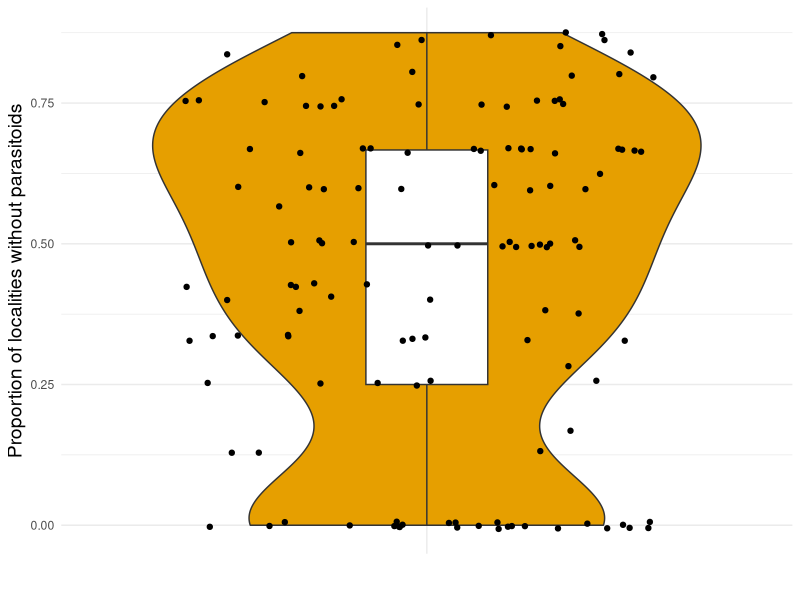
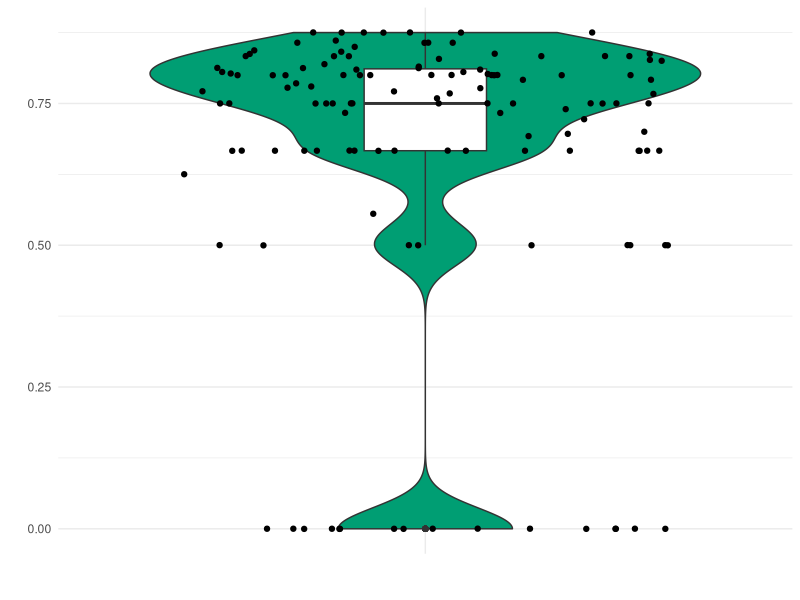
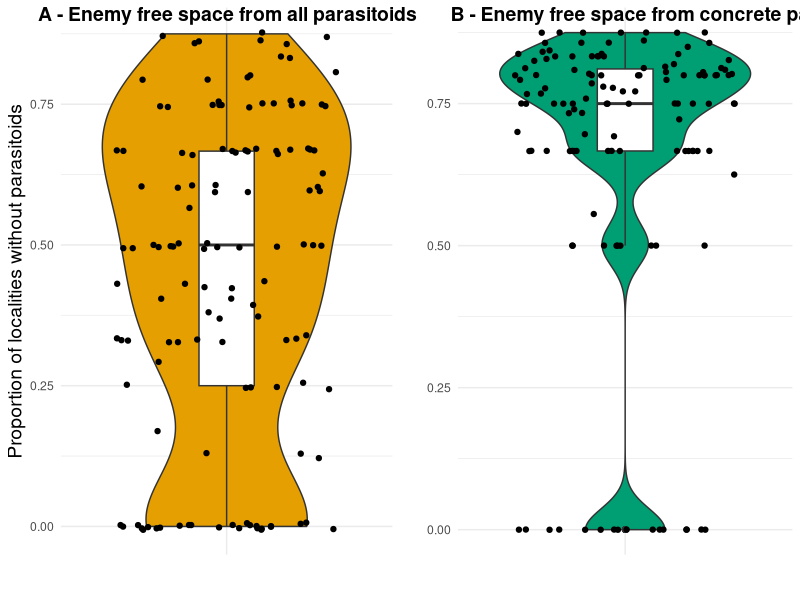

Here is the R script that generated these plots, in order: (Note: this script raises an error after producing the figures.)
## ---- chunk 1
# Load necessary libraries
library(tidyverse)
library(dplyr)
library(writexl)
library(ggplot2)
library(ggpubr)

#----------------------------------------------------------#
# 1. Load data -----
#----------------------------------------------------------#

data_master <-
  readr::read_delim(
    here::here(
      "DATA/MASTER.csv"
    )
  ) %>%
  tibble::as_tibble()

data_work <- data_master %>% 
    dplyr:: filter(locality != "Ohu2")

#----------------------------------------------------------#
# 2. Data wrangling -----
#----------------------------------------------------------#

#data_work <-
  data_master %>%
  dplyr::select(
    locality,
    plant,
    CAT_sp,
    PAR_sp
  )

#----------------------------------------------------------#
# 2. Table with ENEMY FREE SPACE from original data for each caterpillar species -----
#----------------------------------------------------------#
interaction_summary <- data_work %>%
  dplyr::group_by(CAT_sp, PAR_sp) %>%
  # Total localities where the caterpillar is found
  dplyr::summarize(
    total_localities = dplyr::n_distinct(locality),
    # Localities where the caterpillar is parasitized (PAR_sp is not NA or empty)
    cat_parasitised = dplyr::n_distinct(locality[!is.na(PAR_sp) & PAR_sp != ""]),
    # Localities where the caterpillar is detected but not parasitized
    detected_no_par_localities = dplyr::n_distinct(locality) - dplyr::n_distinct(locality[!is.na(PAR_sp) & PAR_sp != ""]),
    # Localities where the caterpillar is not parasitized (PAR_sp is NA or empty)
    cat_available_without_par = dplyr::n_distinct(locality[is.na(PAR_sp) | PAR_sp == ""]),
    # poměr počet lokalit bez parazitoidů/celkovým počtem lokalit
    EFS_ratio = detected_no_par_localities/total_localities
  ) 

interaction_summary_C <- data_work %>%
  dplyr::group_by(CAT_sp) %>%
  # Total localities where the caterpillar is found
  dplyr::summarize(
    total_localities = dplyr::n_distinct(locality),
    # Localities where the caterpillar is parasitized (PAR_sp is not NA or empty)
    cat_parasitised = dplyr::n_distinct(locality[!is.na(PAR_sp) & PAR_sp != ""]),
    # Localities where the caterpillar is detected but not parasitized
    detected_no_par_localities = dplyr::n_distinct(locality) - dplyr::n_distinct(locality[!is.na(PAR_sp) & PAR_sp != ""]),
    # Localities where the caterpillar is not parasitized (PAR_sp is NA or empty)
    cat_available_without_par = dplyr::n_distinct(locality[is.na(PAR_sp) | PAR_sp == ""]),
    # poměr počet lokalit bez parazitoidů/celkovým počtem lokalit
    EFS_ratio = detected_no_par_localities/total_localities
  ) 



# Caterpillar species without parasitoids in metaweb
tab_EFS_orig <- interaction_summary %>%
  dplyr:: filter(cat_parasitised>0) %>% 
  select(CAT_sp, PAR_sp, total_localities)
 # write_xlsx(tab_EFS_orig, "tab_EFS_orig.xlsx")

# Prepare tables only with caterpillars, which have parasitoid
interaction_summary_A <- data_work %>%
  dplyr::group_by(CAT_sp,PAR_sp) %>%
  # Total localities where the caterpillar is found
  dplyr::summarize(
    total_localities = dplyr::n_distinct(locality),
    # Localities where the caterpillar is parasitized (PAR_sp is not NA or empty)
    cat_parasitised = dplyr::n_distinct(locality[!is.na(PAR_sp) & PAR_sp != ""]),
    # Localities where the caterpillar is detected but not parasitized
    detected_no_par_localities = dplyr::n_distinct(locality) - dplyr::n_distinct(locality[!is.na(PAR_sp) & PAR_sp != ""]),
    # Localities where the caterpillar is not parasitized (PAR_sp is NA or empty)
    cat_available_without_par = dplyr::n_distinct(locality[is.na(PAR_sp) | PAR_sp == ""]),
    # poměr počet lokalit bez parazitoidů/celkovým počtem lokalit
    EFS_ratio = detected_no_par_localities/total_localities
  ) 



# Function to create a table of caterpillar species with and without parasitoids
create_caterpillar_parasitoid_table <- function(data) {
  # Create a summary table
  table <- interaction_summary_A %>%
    group_by(CAT_sp) %>%
    summarize(has_parasitoid = ifelse(any(!is.na(PAR_sp) & PAR_sp != ""), "Yes", "No")) %>%
    arrange(desc(has_parasitoid)) # Sort by whether or not they have a parasitoid
  return(table)
}
caterpillar_parasitoid_table <- create_caterpillar_parasitoid_table(interaction_summary_B)
caterpillar_parasitoid_table <- caterpillar_parasitoid_table  %>% 
  filter(has_parasitoid == "Yes")


data_work_B <- data_work %>% 
  filter(CAT_sp %in% caterpillar_parasitoid_table$CAT_sp[caterpillar_parasitoid_table$has_parasitoid == "Yes"])


########################################################
########################################################
#########################################



interaction_summary_B <- data_work_B %>%
  dplyr::group_by(CAT_sp,PAR_sp) %>%
  # Total localities where the caterpillar is found
  dplyr::summarize(
    total_localities = dplyr::n_distinct(locality),
    # Localities where the caterpillar is parasitized (PAR_sp is not NA or empty)
    cat_parasitised = dplyr::n_distinct(locality[!is.na(PAR_sp) & PAR_sp != ""]),
    # Localities where the caterpillar is detected but not parasitized
    detected_no_par_localities = dplyr::n_distinct(locality) - dplyr::n_distinct(locality[!is.na(PAR_sp) & PAR_sp != ""]),
    # Localities where the caterpillar is not parasitized (PAR_sp is NA or empty)
    cat_available_without_par = dplyr::n_distinct(locality[is.na(PAR_sp) | PAR_sp == ""]),
    # poměr počet lokalit bez parazitoidů/celkovým počtem lokalit
    EFS_ratio = detected_no_par_localities/total_localities
  ) 



Original_data_cat <- data_work_B %>%
  dplyr::group_by(CAT_sp) %>%
  # Total localities where the caterpillar is found
 dplyr::summarize(
     total_localities = dplyr::n_distinct(locality),
     # Localities where the caterpillar is parasitized (PAR_sp is not NA or empty)
     cat_parasitised = dplyr::n_distinct(locality[!is.na(PAR_sp) & PAR_sp != ""]),
     # Localities where the caterpillar is detected but not parasitized
     detected_no_par_localities = dplyr::n_distinct(locality) - dplyr::n_distinct(locality[!is.na(PAR_sp) & PAR_sp != ""]),
     # Localities where the caterpillar is not parasitized (PAR_sp is NA or empty)
     cat_available_without_par = dplyr::n_distinct(locality[is.na(PAR_sp) | PAR_sp == ""]),
     # poměr počet lokalit bez parazitoidů/celkovým počtem lokalit
     EFS_ratio = detected_no_par_localities/total_localities
   ) 

# table with information about EFS for each caterpillar species
tab_CAT <- Original_data_cat %>% 
  select(CAT_sp, total_localities,detected_no_par_localities, EFS_ratio)

# table with information about EFS for each caterpillar AND parasitoid species
tab_PAR <- interaction_summary_B %>% 
  select(CAT_sp, PAR_sp, total_localities) %>% 
  dplyr::rename(loc_par = total_localities)

# table with information about EFS for each caterpillar AND parasitoid species, caterpillars without parasitoids are removed from this table
tab_merged <-tab_CAT %>% 
  dplyr::left_join(
    tab_PAR,
    by = "CAT_sp"
  ) %>% 
  dplyr:: mutate(EFS_par = (total_localities - loc_par) / total_localities) %>% 
  dplyr:: filter(!is.na(PAR_sp))

  
# table with means from tab_merged

tab_mean_EFS <- tab_merged %>%
  dplyr::group_by(CAT_sp) %>% 
  dplyr:: summarise(
    EFS_cat_mean = mean(EFS_ratio, na.rm = TRUE),
    EFS_par_mean = mean(EFS_par, na.rm = TRUE))



summary_long_EFS <-
  tab_mean_EFS %>%
  tidyr::pivot_longer(
    cols = c(EFS_cat_mean, EFS_par_mean),
    names_to = "group",
    values_to = "mean_localities"
  )

A_EFS <- summary_long_EFS %>% 
  dplyr:: filter(group== "EFS_cat_mean")
B_EFS <- summary_long_EFS %>% 
  dplyr:: filter(group== "EFS_par_mean")


EFS_A <-
  ggplot(A_EFS, aes(x = group, y = mean_localities, fill = group)) +
  geom_violin() +
  geom_boxplot(width = 0.2, fill = "white") +
  geom_jitter() +
  scale_fill_manual(values = c( "#E69F00")) +
  scale_x_discrete(labels = c("")) + # Colorblind-friendly colors
  labs(
    x = "",
    y = "Proportion of localities without parasitoids",
    title = ""
  +
  coord_cartesian(ylim = c(0, 1)) ) +
  theme_minimal() +
  theme(legend.position = "none", axis.text.x = element_text(color = "black"),
        axis.title.y = element_text(size = 14)) ;EFS_A

EFS_B <-
  ggplot(B_EFS, aes(x = group, y = mean_localities, fill = group)) +
  geom_violin() +
  geom_boxplot(width = 0.2, fill = "white") +
  geom_jitter() +
  scale_fill_manual(values = c( "#009E73")) +
  scale_x_discrete(labels = c("")) +
  labs(
    x = "",
    y = "",
    title = ""
  +
  coord_cartesian(ylim = c(0, 1)) ) +
  theme_minimal() +
  theme(legend.position = "none",axis.text.x = element_text(color = "black")) ;EFS_B

EFS_combined_plot <- ggarrange(
  ggarrange(
    EFS_A, EFS_B, 
    ncol = 2, 
    labels = c("A - Enemy free space from all parasitoids", 
               "B - Enemy free space from concrete parasitoid species"),
    hjust = -0.1  # Záporná hodnota zarovná text více vlevo
  )
)

EFS_combined_plot
ggplot2::ggsave(
  plot = EFS_combined_plot,
  filename = here::here("output", "EFS_means.png"),
  bg = "white"
)

 


EFS_mean <- Original_data_cat %>%
dplyr::summarise(
    prumer = mean(EFS_ratio, na.rm = TRUE)); EFS_mean

EFS_mean_par <- tab_mean_EFS %>%
dplyr::summarise(
    prumer = mean(EFS_par_mean, na.rm = TRUE)); EFS_mean_par


EFS_median <- Original_data_cat %>%
dplyr::summarise(
    median = median(EFS_ratio, na.rm = TRUE));EFS_median
## ---- chunk 2
# Summary of data
data_locality_summary <-
  data_work_B %>%
  dplyr::group_by(locality) %>%
  dplyr::summarise(
    num_caterpillar_species = dplyr::n_distinct(CAT_sp, na.rm = TRUE),
    num_parasitoid_species = dplyr::n_distinct(PAR_sp, na.rm = TRUE)
  ) %>%
  dplyr::mutate(
    abundance_caterpillars = purrr::map_dbl(
      .x = locality,
      .f = ~ data_work_B %>%
        dplyr::filter(locality == .x) %>%
        tidyr::drop_na(CAT_sp) %>%
        dplyr::select(CAT_sp) %>%
        nrow()
    ),
    abundance_parasitoids = purrr::map_dbl(
      .x = locality,
      .f = ~ data_work_B %>%
        dplyr::filter(locality == .x) %>%
        tidyr::drop_na(PAR_sp) %>%
        dplyr::select(PAR_sp) %>%
        nrow()
    )
  )

# Merge the data

merged_data <-
  data_work_B %>%
  dplyr::left_join(
    data_locality_summary,
    by = "locality"
  )

# Step 1: Function to subsample data and compute interactions


subsample_data <- function(data_community, data_locality, replace = TRUE) {
  subsampled_data <-
    data_locality %>%
    dplyr::select(locality, abundance_caterpillars) %>%
    dplyr::mutate(
      data_subsampled = purrr::map(
        .x = abundance_caterpillars,
        .f = ~ dplyr::sample_n(
          data_community,
          size = .x,
          replace = replace
        ) %>%
          dplyr::select(-locality)
      )
    ) %>%
    tidyr::unnest(data_subsampled)

  return(subsampled_data)
}




group_subsample_data <- function(data_source) {
  # Summarize subsampled interactions (including caterpillars without parasitoids)
  subsampled_interaction_summary <-
    data_source %>%
    dplyr::group_by(CAT_sp) %>%
    dplyr::summarise(
      .groups = "drop",
        # Number of distinct localities
      total_localities = dplyr::n_distinct(locality, na.rm = TRUE), 
      # Localities where the caterpillar is parasitized (PAR_sp is not NA or empty)
      cat_parasitised = dplyr::n_distinct(locality[!is.na(PAR_sp) & PAR_sp != ""]),
      # Localities where the caterpillar is detected but not parasitized
      no_para = total_localities - cat_parasitised, # First calculate detected_no_par_localities
      # Ratio of localities without parasitoids to total localities
      sub_EFS_ratio = no_para / total_localities # Now use detected_no_par_localities
    )

  return(subsampled_interaction_summary)
}


# Step 2: Repeat subsampling 99 times and store results
set.seed(1234)
list_subsampled_B <-
  purrr::map(
    .progress = TRUE,
    .x = 1:999,
    .f = ~ subsample_data(data_work_B, data_locality_summary)
  )

subsampled_results_B <-
  purrr::map(
    .progress = TRUE,
    .x = list_subsampled_B,
    .f = ~ group_subsample_data(.x)
  ) %>%
  dplyr::bind_rows(.id = "iteration")

# Step 4: Calculate the mean interactions across all 99 iterations
mean_subsampled_interactions_B <-
  subsampled_results_B %>%
  dplyr::group_by(CAT_sp) %>%     ###################### BEZ PAR!
  dplyr::summarise(
    .groups = "drop",
    mean_total_sub_localities = mean(total_localities, na.rm = TRUE), # Mean number of localities
    mean_sub_cat_parasitised = mean(cat_parasitised, na.rm = TRUE),
    mean_sub_EFS = mean(sub_EFS_ratio, na.rm= TRUE),
    mean_sub_detected_no_par_localitites = mean(no_para, na.rm= TRUE)
  )


# Step 5: Add the mean interactions to the original table
final_merged_summary <-
  Original_data_cat %>%
  dplyr::full_join(
    mean_subsampled_interactions_B,
    by = c("CAT_sp")
  )
# View the final result
#print(final_merged_summary)

writexl::write_xlsx(
  final_merged_summary,
  here::here("output", "final_merged_summary_replace_TRUE.xlsx")
)


# Step 6: Summarize data for each caterpillar species (regardless of parasitoid)
summary_caterpillar <-
  final_merged_summary %>%
  dplyr::group_by(CAT_sp) %>%
  dplyr::summarise(
    .groups = "drop",
    localitites_orig = mean(total_localities, na.rm = TRUE),
    parasitised_orig = mean (cat_parasitised, na.rm = TRUE),
    EFS_orig = mean (EFS_ratio, na.rm = TRUE),
    localities_sub = mean(mean_total_sub_localities, na.rm = TRUE),
    parasitised_sub = mean(mean_sub_cat_parasitised, na.rm = TRUE),
    EFS_sub = mean(mean_sub_EFS, na.rm = TRUE)
  )

# Reshape the data into long format for easier plotting
summary_long <-
  summary_caterpillar %>%
  tidyr::pivot_longer(
    cols = c(localitites_orig, parasitised_orig, EFS_orig,localities_sub,parasitised_sub,EFS_sub),
    names_to = "group",
    values_to = "mean_localities"
  )

# Create the boxplot with y-axis limits set to 0-8
summary_long$group <- factor(summary_long$group, levels = c("localitites_orig","localities_sub", "parasitised_orig","parasitised_sub", "EFS_orig","EFS_sub"))
p1 <-
  ggplot(summary_long, aes(x = group, y = mean_localities, fill = group)) +
  geom_violin() +
  geom_boxplot(width = 0.2, fill = "white") +
  geom_jitter() +
  scale_fill_manual(values = c( "#E69F00",  "#009E73","#D55E00","#56B4E9", "#999999", "#CC79A7" )) + # Colorblind-friendly colors
  labs(
    x = "Group",
    y = "Mean Number of Localities",
    title = "Enemy free space for caterpillars"
  ) +
  coord_cartesian(ylim = c(0, 9)) + # Set y-axis limits
  scale_y_continuous(
    breaks = seq(1, 9, 1)
  ) +
  theme_minimal() +
  theme(legend.position = "none")

ggplot2::ggsave(
  plot = p1,
  filename = here::here("output", "mean_localities_boxplot_replace_TRUE.png"),
  bg = "white"
)

summary_long_2 <- summary_long %>% 
   filter(group %in% c("EFS_orig", "EFS_sub"))

t_test_result <- t.test(mean_localities ~ group, data = summary_long_2)

p2 <-
  ggplot(summary_long_2, aes(x = group, y = mean_localities, fill = group)) +
  geom_violin() +
  geom_boxplot(width = 0.2, fill = "white") +
  geom_jitter() +
  scale_fill_manual(values = c( "#E69F00",  "#009E73" )) + # Colorblind-friendly colors
  labs(
    x = "Group",
    y = "Mean Number of Localities",
    title = "Enemy free space for caterpillars (number of localities without parasitoids/detected localities) "
  ) +
  theme_minimal() +
  theme(legend.position = "none")

ggplot2::ggsave(
  plot = p2,
  filename = here::here("output", "EFS.png"),
  bg = "white"
)




## ---- chunk 3
library(ggplot2)

# Example data
set.seed(42)
data <- data.frame(
  x = rnorm(100),
  y = rnorm(100)
)

# PNAS-style ggplot
pnas_plot <- ggplot(data, aes(x = x, y = y)) +
  geom_point(size = 2, alpha = 0.7) +  # Adjust point size and transparency
  geom_smooth(method = "lm", color = "blue", linewidth = 1) +  # Updated to `linewidth`
  
  # Titles and labels
  labs(
    title = "PNAS Style Plot Example",
    x = "X-axis Label",
    y = "Y-axis Label"
  ) +
  
  # Axis text, labels, and title sizes
  theme_minimal(base_size = 10) +  # Base font size (Arial or sans-serif)
  theme(
    text = element_text(family = "Arial"),  # Use Arial font
    plot.title = element_text(size = 12, face = "bold", hjust = 0.5),  # Centered title
    axis.title = element_text(size = 10),  # Axis labels
    axis.text = element_text(size = 8),  # Tick labels
    legend.title = element_text(size = 10),  # Legend title
    legend.text = element_text(size = 8),  # Legend text
    panel.grid.major = element_line(linewidth = 0.2, color = "gray80"),  # Subtle grid lines
    panel.grid.minor = element_blank(),  # Remove minor grid lines
    panel.border = element_rect(color = "black", fill = NA, linewidth = 0.5)  # Updated to `linewidth`
  )

# Save the plot
ggsave("PNAS_plot_example.png", pnas_plot, width = 7, height = 5, dpi = 300)  # Adjust size as needed

## ---- chunk 4
p2 <- ggplot(summary_long_2, aes(x = group, y = mean_localities, fill = group)) +
  geom_violin(linewidth = 0.8) +  # Updated to use `linewidth` for the violin plot
  geom_boxplot(width = 0.2, fill = "white", linewidth = 0.5) +  # Updated to use `linewidth` for the boxplot
  geom_jitter(size = 1.5, alpha = 0.6) +  # Adjusted point size and transparency for jitter
  
  # Custom color palette
  scale_fill_manual(values = c("#E69F00", "#009E73")) +  # Colorblind-friendly colors
  
  # Labels
  labs(
    x = "Group",
    y = "Mean Number of Localities",
    title = "Enemy-Free Space for Caterpillars\n(Number of Localities Without Parasitoids / Detected Localities)"
  ) +
  
  # Minimal theme with adjustments
  theme_minimal() +
  theme(
    legend.position = "none",  # Remove legend
    plot.title = element_text(size = 12, face = "bold", hjust = 0.5),  # Centered and bold title
    axis.title = element_text(size = 10),  # Axis labels
    axis.text = element_text(size = 8),  # Tick labels
    panel.grid.major = element_line(linewidth = 0.2, color = "gray80"),  # Subtle major grid lines
    panel.grid.minor = element_blank(),  # Remove minor grid lines
    panel.border = element_rect(color = "black", fill = NA, linewidth = 0.5)  # Add border
  )

